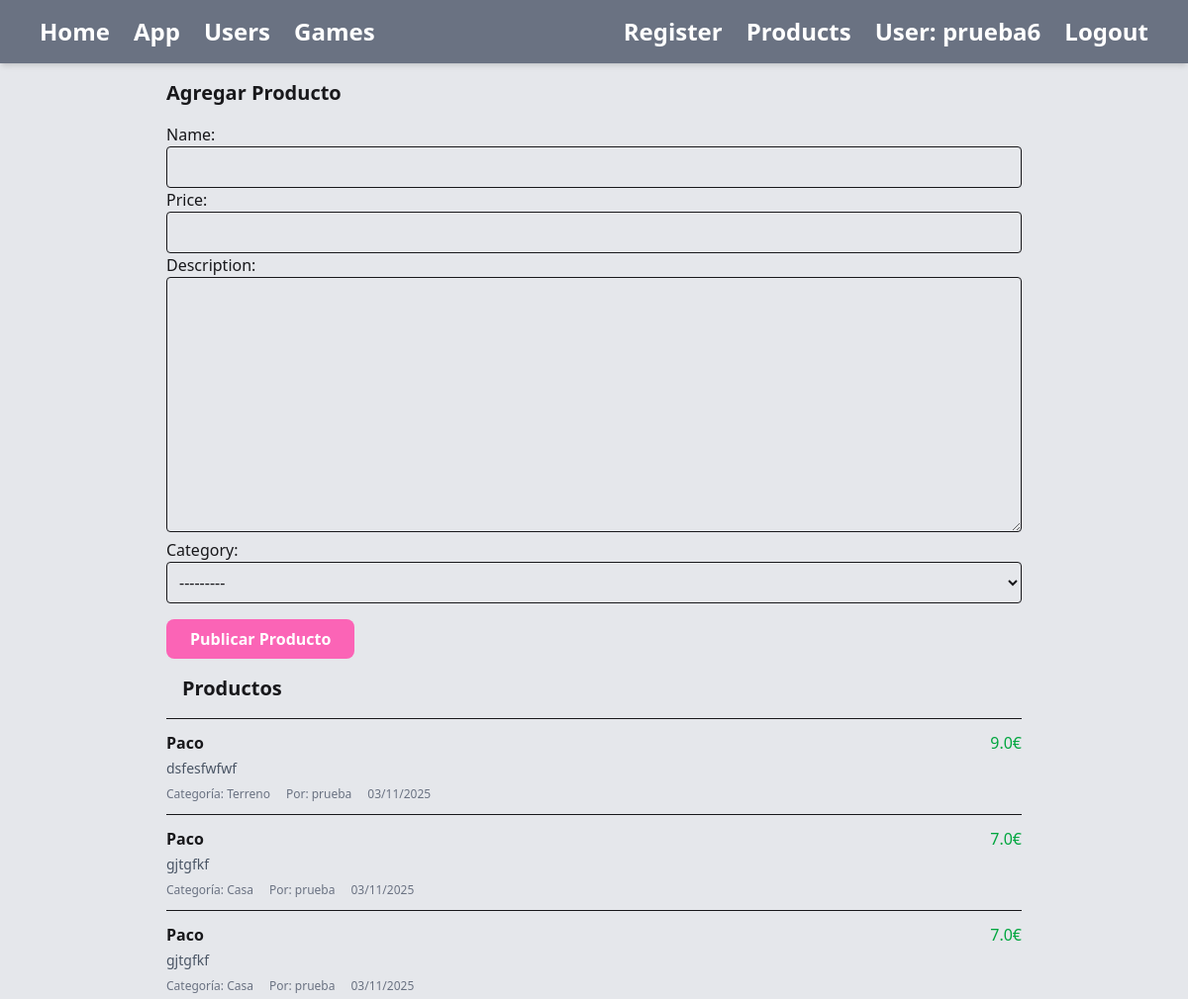
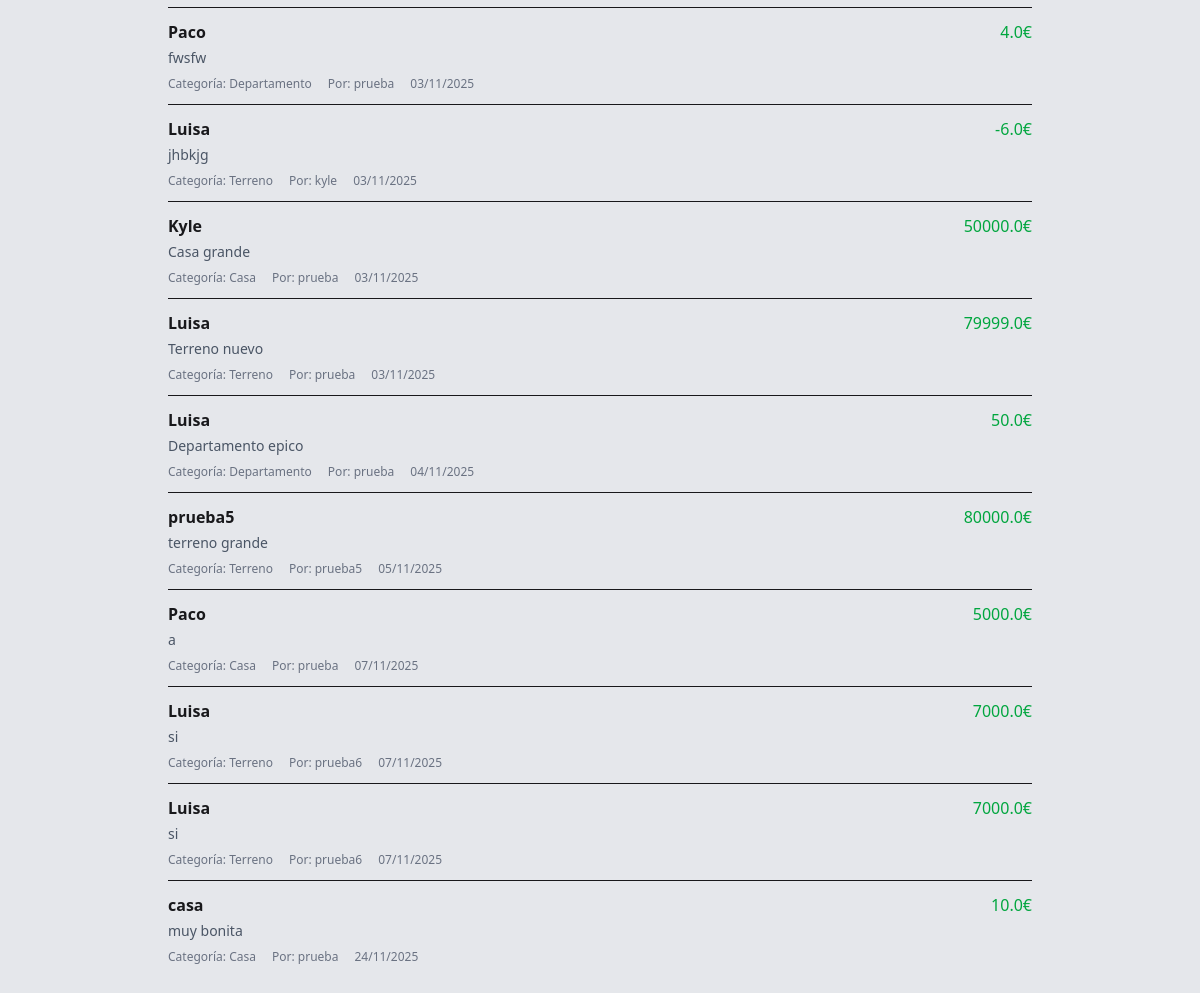
Page /product/ (signed in) on the committed database (2 pictures, top to bottom).
### product/models.py (models this page shows, shortened)
class Product(models.Model):
    name = models.CharField(max_length=100)
    price = models.FloatField()
    description = models.TextField()
    category = models.CharField(max_length=3, choices=CASAS)
    user = models.ForeignKey(User, on_delete=models.CASCADE)
    date_published = models.DateTimeField(auto_now_add=True)

### product/views.py (the view)
# urls.py: path('', views.product_list_view, name='home'),
@login_required(login_url="/users/login/")
def product_list_view(request):
    if request.method == 'POST':
        form = UploadProduct(request.POST)
        if form.is_valid():
            new_product = form.save(commit=False)
            new_product.user = request.user
            new_product.save()
            return redirect('product:home')
    else:
        form = UploadProduct()
    product_list = Product.objects.all()[:20]
    return render(request, "product/list.html", {
        "product_list": product_list,
        "form": form
    })

### product/forms.py
class UploadProduct(forms.ModelForm):
    class Meta:
        model = Product
        fields = ['name', 'price', 'description', 'category']

### product/templates/product/list.html (shortened to what this page needs)
{% extends "base.html" %}
{% load static %}
{% block contenido %}
<div class="max-w-4xl mx-auto p-4">
    <div>
        <h1 class="text-xl font-bold mb-4">Agregar Producto</h1>
        <form action="{% url 'product:home' %}" method="post">
            {{ form }}
            <button class="mt-4 px-6 py-2 bg-pink-400 text-white font-semibold rounded-lg hover:bg-pink-500">
                Publicar Producto
            </button>
        </form>
    </div>
    <div>
        <div class="p-4 border-b">
            <h2 class="text-xl font-bold">Productos</h2>
        </div>
        <div>
            {% for product in product_list %}
            <div class="border-b py-3 last:border-b-0">
                <div class="flex justify-between">
                    <h3 class="font-bold">{{ product.name }}</h3>
                    <span class="text-green-600">{{ product.price }}€</span>
                </div>
                <p class="text-gray-600 text-sm mt-1">{{ product.description }}</p>
                <div class="flex text-xs text-gray-500 mt-2">
                    <span class="mr-4">Categoría: {{ product.get_category_display }}</span>
                    <span class="mr-4">Por: {{ product.user.username }}</span>
                    <span>{{ product.date_published|date:"d/m/Y" }}</span>
                </div>
            </div>
            {% empty %}
            <div class="text-center py-8 text-gray-500">
                <p>No hay productos publicados.</p>
            </div>
            {% endfor %}
        </div>
    </div>
</div>
{% endblock contenido %}

### theme/templates/base.html (shortened to what this page needs)
<!DOCTYPE html>
{% load static tailwind_tags%} {% load static %}
<html>
<head>
    {% tailwind_css %}
</head>
<body class="bg-gray-200 dark:bg-slate-950">
    <header class="bg-gray-500 dark:bg-gray-700 shadow-md">
        <nav class="flex justify-between items-center px-10 py-4">
            <div class="flex items-center space-x-6">
                <a href="{% url 'home' %}" class="text-2xl text-white font-bold hover:text-gray-400">Home</a>
                <a href="{% url 'prueba:home' %}" class="text-2xl text-white font-bold hover:text-gray-400">App</a>
                <a href="{% url 'users:home' %}" class="text-2xl text-white font-bold hover:text-gray-400">Users</a>
                <a href="{% url 'games:games_list' %}" class="text-2xl text-white font-bold hover:text-gray-400">Games</a>
            </div>
            <div class="flex items-center space-x-6">
                <a href="{% url 'users:register' %}" class="text-2xl text-white font-bold hover:text-gray-400">Register</a>
                {% if user.is_authenticated %}
                <div>
                    <a class="text-2xl text-white font-bold hover:text-gray-400" href="{% url 'product:home' %}" >Products</a>
                </div>
                <p class="text-2xl text-white font-bold">User: {{ user.username }}</p>
                {% else %}
                <div>
                    <a class="text-2xl text-white font-bold hover:text-gray-400" href="{% url 'users:login' %}">Login</a>
                </div>
                {% endif %}
                <form action="{% url 'users:logout' %}" method="post">
                    <button class="text-2xl text-white font-bold hover:text-gray-400">Logout</button>
                </form>
            </div>
        </nav>
    </header>
    <div class="container mx-auto">
        {% block contenido %}
        {% endblock contenido %}
    </div>
</body>
</html>

### product/templates/product/list.html (style rules this page uses)
textarea { width: 100%; padding: 8px; border-radius: 4px; box-sizing: border-box; border: 1px solid; }
input, select, textarea { width: 100%; padding: 8px; border-radius: 4px; box-sizing: border-box; border: 1px solid; }

### rows in the picture
Product: name "Paco", price "9.0", description "dsfesfwfwf", category "Terreno", user.username "prueba", date_published "03/11/2025"
Product: name "Paco", price "7.0", description "gjtgfkf", category "Casa", user.username "prueba", date_published "03/11/2025"
Product: name "Paco", price "7.0", description "gjtgfkf", category "Casa", user.username "prueba", date_published "03/11/2025"
Product: name "Paco", price "4.0", description "fwsfw", category "Departamento", user.username "prueba", date_published "03/11/2025"
Product: name "Luisa", price "-6.0", description "jhbkjg", category "Terreno", user.username "kyle", date_published "03/11/2025"
Product: name "Kyle", price "50000.0", description "Casa grande", category "Casa", user.username "prueba", date_published "03/11/2025"
Product: name "Luisa", price "79999.0", description "Terreno nuevo", category "Terreno", user.username "prueba", date_published "03/11/2025"
Product: name "Luisa", price "50.0", description "Departamento epico", category "Departamento", user.username "prueba", date_published "04/11/2025"
Product: name "prueba5", price "80000.0", description "terreno grande", category "Terreno", user.username "prueba5", date_published "05/11/2025"
Product: name "Paco", price "5000.0", description "a", category "Casa", user.username "prueba", date_published "07/11/2025"
Product: name "Luisa", price "7000.0", description "si", category "Terreno", user.username "prueba6", date_published "07/11/2025"
Product: name "Luisa", price "7000.0", description "si", category "Terreno", user.username "prueba6", date_published "07/11/2025"
Product: name "casa", price "10.0", description "muy bonita", category "Casa", user.username "prueba", date_published "24/11/2025"

### other values in the picture
{{ user.username }} "prueba6"
